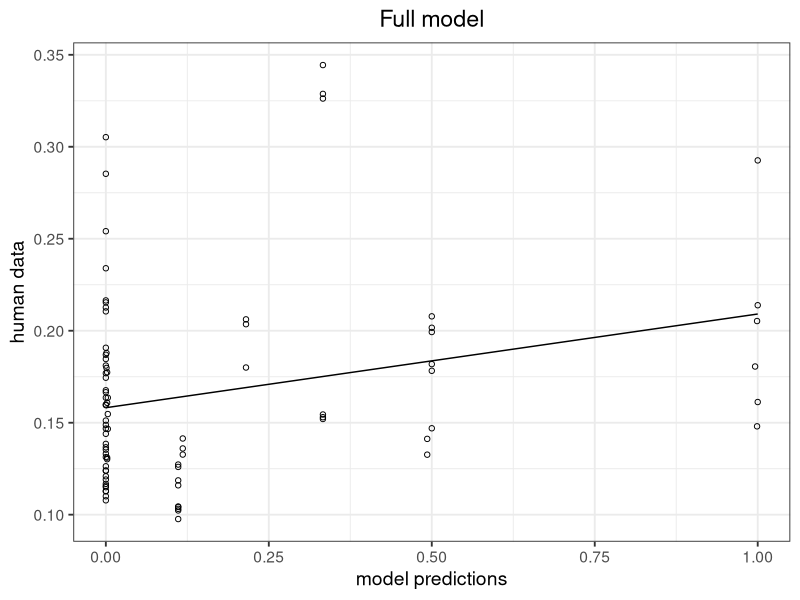
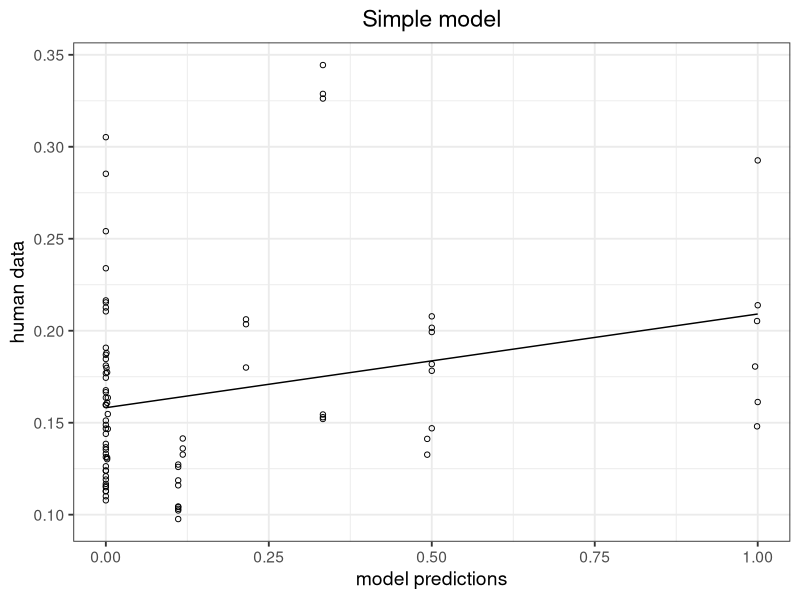
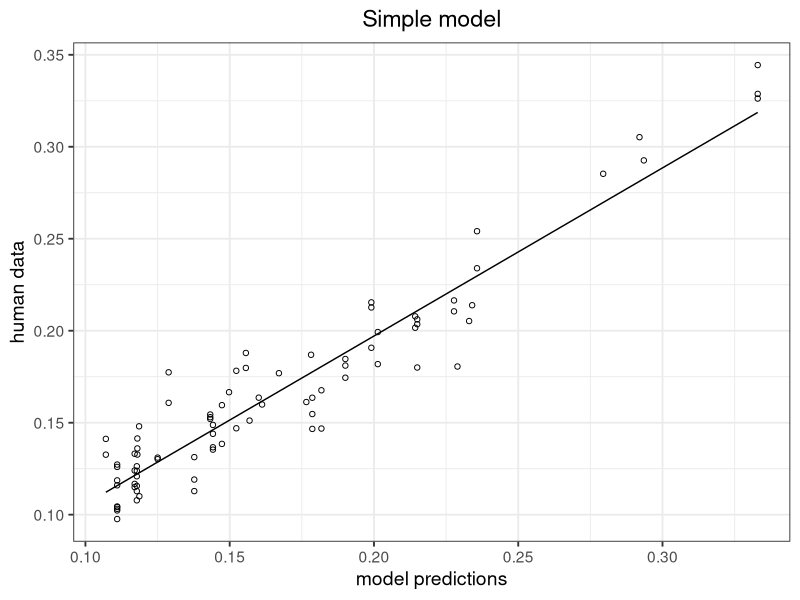
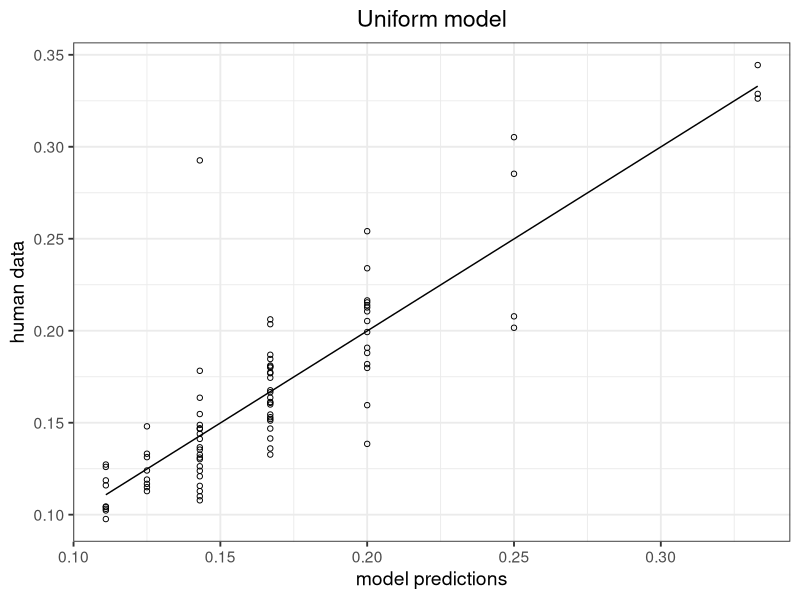
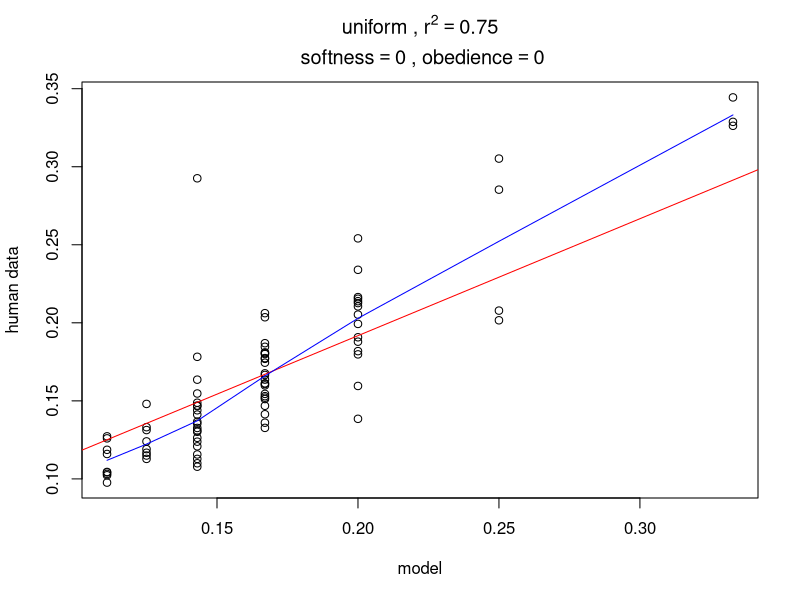
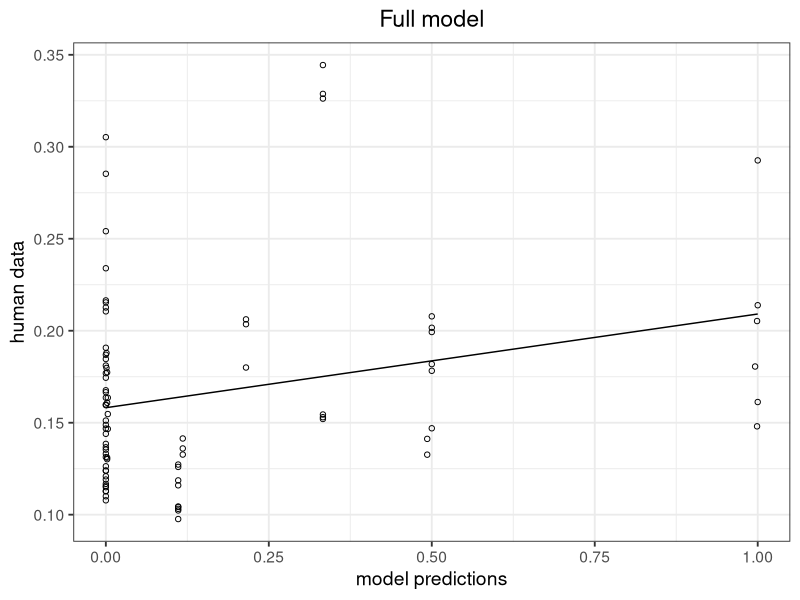
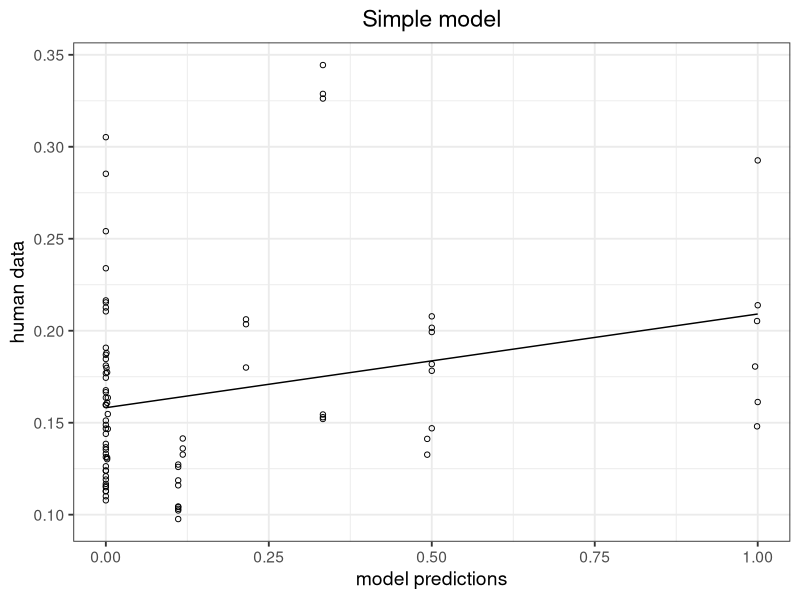
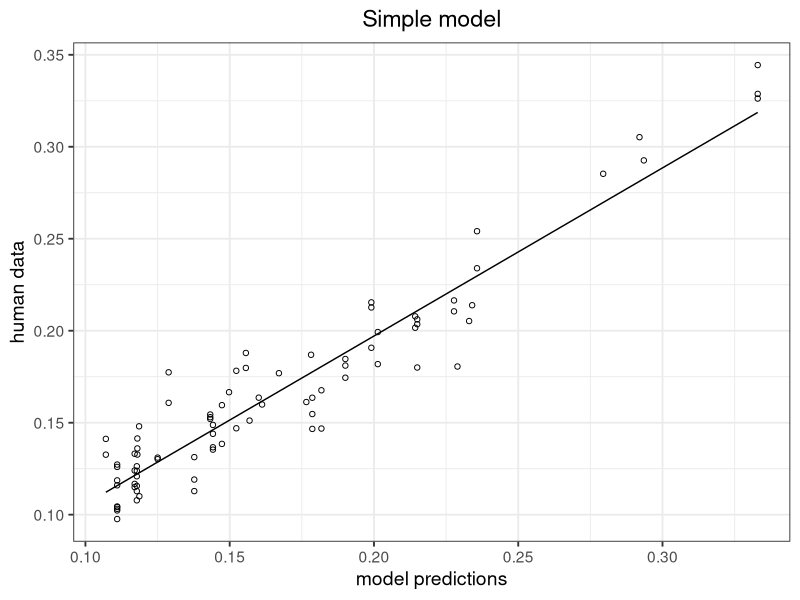

The R script that drew these images, in order:
library("dplyr")
library("ggplot2")

################################################## X 3 Utterance choice ##################################

# Import full csv table

setwd("~/Documents/GitHub/prior_inference/RSA_2019_08/X3_Plots")

full <- read.csv("for_scatterplots_x3_updated.csv")
head(full)

## See what models we have ##

stats <- full %>%
    group_by(softness,obedience, alpha, cross_validated, kl_factor,type, Nr) %>%
    summarise(n_occur = n())
ordered <- stats[order(stats$Nr),] # Sort the summary table
print.data.frame(ordered)

write.csv(ordered, file = "List_of_models_x3.csv")
##########################################################################################################

# Subset data for plotting. Fill in the template

# plotData <- subset(full, softness ==  & obedience ==  & cross_validated == " " & type == "") # for simple models
# plotData <- subset(full, softness ==  & obedience ==  & alpha == & cross_validated == " " & type == "") # for full models

# Softness, obedience, and alpha are numeric
# Cross_validated can be "yes" or "no"
# Type can be "simpleRSA" or "fullRSA" or "uniform"
# Nr is model number in the order they are listed in the scatterplot file. 

##########################################################################################################

### Subsets for figures in the paper. Pick one plotData subset, then run the define variables part
### Then generate the plot either with ggplot or a simple plot

# for m1
plotData <- subset(full, softness == 0 & obedience == 0 & 
                        kl_factor == 1 &
                          cross_validated == "no" & type == "fullRSA" & 
                          alpha == 1) 


r2 <- round((summary(lm(plotData$model~plotData$workerData))$r.squared), digits = 4)
softness <- unique(as.character(plotData$softness))
obedience <- unique(as.character(plotData$obedience))
type <- unique(as.character(plotData$type))
nr <- plotData$Nr[1]


figure <- ggplot(plotData, aes(x = model, y = workerData)) +
  geom_point(shape = 1) +
  stat_smooth(method = "lm",
              col = "black",
              se = FALSE,
              size = .5) +
  theme_bw(base_size = 14) +
  labs(title = "Full model")+
  #  labs(title = bquote(atop
  #                     (.(type) ~"," ~ r^2 == .(r2),
  #                       ~ "softness" == .(softness) ~ "," ~ "obedience" == .(obedience)
  #                     )))+
  ylab("human data")+
  xlab("model predictions") +
  theme(plot.title = element_text(hjust = 0.5))
print(figure)
ggsave(figure, height = 3, width = 3, units = "in", filename = paste("x3_m", nr,".pdf", sep=""))

model <- lm(formula = plotData$model~plotData$workerData)
summary(model)
confint(model)


# for m6
plotData <- subset(full, softness == "individually_opt" & obedience == "individually_opt" & 
                     kl_factor == "individually_opt" &
                     cross_validated == "no" & type == "fullRSA" & 
                     alpha == 1) 

# for m4
plotData <- subset(full, softness == 0 & obedience == "individually_opt" & 
                     kl_factor == "individually_opt" &
                     cross_validated == "no" & type == "fullRSA" & 
                     alpha == 1) 

# for m2
plotData <- subset(full, softness == "individually_opt" & obedience == 0 & 
                     kl_factor == 1 &
                     cross_validated == "no" & type == "fullRSA" & 
                     alpha == 1) 
# for m7
# Shortcut to do subsets. List_of_models_x3.csv says which model is which

plotData <- subset(full, Nr == 7)

r2 <- round((summary(lm(plotData$model~plotData$workerData))$r.squared), digits = 4)
softness <- unique(as.character(plotData$softness))
obedience <- unique(as.character(plotData$obedience))
type <- unique(as.character(plotData$type))
nr <- plotData$Nr[1]


figure <- ggplot(plotData, aes(x = model, y = workerData)) +
  geom_point(shape = 1) +
  stat_smooth(method = "lm",
              col = "black",
              se = FALSE,
              size = .5) +
  theme_bw(base_size = 14) +
  labs(title = "Simple model")+
  #  labs(title = bquote(atop
  #                     (.(type) ~"," ~ r^2 == .(r2),
  #                       ~ "softness" == .(softness) ~ "," ~ "obedience" == .(obedience)
  #                     )))+
  ylab("human data")+
  xlab("model predictions") +
  theme(plot.title = element_text(hjust = 0.5))
print(figure)
ggsave(figure, height = 3, width = 3, units = "in", filename = paste("x3_m", nr,".pdf", sep=""))

model <- lm(formula = plotData$model~plotData$workerData)
summary(model)
confint(model)


# for m9
plotData <- subset(full, Nr == 9) 

# for m10
plotData <- subset(full, Nr == 10)

# for m11 KL individually optimized
plotData <- subset(full, Nr == 11)

r2 <- round((summary(lm(plotData$model~plotData$workerData))$r.squared), digits = 4)
softness <- unique(as.character(plotData$softness))
obedience <- unique(as.character(plotData$obedience))
type <- unique(as.character(plotData$type))
nr <- plotData$Nr[1]


figure <- ggplot(plotData, aes(x = model, y = workerData)) +
  geom_point(shape = 1) +
  stat_smooth(method = "lm",
              col = "black",
              se = FALSE,
              size = .5) +
  theme_bw(base_size = 14) +
  labs(title = "Simple model")+
  #  labs(title = bquote(atop
  #                     (.(type) ~"," ~ r^2 == .(r2),
  #                       ~ "softness" == .(softness) ~ "," ~ "obedience" == .(obedience)
  #                     )))+
  ylab("human data")+
  xlab("model predictions") +
  theme(plot.title = element_text(hjust = 0.5))
print(figure)
ggsave(figure, height = 3, width = 3, units = "in", filename = paste("x3_m", nr,".pdf", sep=""))

model <- lm(formula = plotData$model~plotData$workerData)
summary(model)
confint(model)


# for m9

# for m13
plotData <- subset(full, Nr == 13)

# for m14
plotData <- subset(full, Nr == 14)

plotData <- subset(full, Nr == 15)

plotData <- subset(full, Nr == 20)

r2 <- round((summary(lm(plotData$model~plotData$workerData))$r.squared), digits = 4)
softness <- unique(as.character(plotData$softness))
obedience <- unique(as.character(plotData$obedience))
type <- unique(as.character(plotData$type))
nr <- plotData$Nr[1]


figure <- ggplot(plotData, aes(x = model, y = workerData)) +
  geom_point(shape = 1) +
  stat_smooth(method = "lm",
              col = "black",
              se = FALSE,
              size = .5) +
  theme_bw(base_size = 14) +
  labs(title = "Uniform model")+
  #  labs(title = bquote(atop
  #                     (.(type) ~"," ~ r^2 == .(r2),
  #                       ~ "softness" == .(softness) ~ "," ~ "obedience" == .(obedience)
  #                     )))+
  ylab("human data")+
  xlab("model predictions") +
  theme(plot.title = element_text(hjust = 0.5))
print(figure)
ggsave(figure, height = 3, width = 3, units = "in", filename = paste("x3_m", nr,".pdf", sep=""))

model <- lm(formula = plotData$model~plotData$workerData)
summary(model)
confint(model)


# Define variables to pass to plot title and ggsave

r2 <- round((summary(lm(plotData$model~plotData$workerData))$r.squared), digits = 2)
#ci <- round((confint(lm(plotData$model~plotData$workerData))), digits = 2)
#ci <- ci[c(2,4)]
softness <- unique(as.character(plotData$softness))
obedience <- unique(as.character(plotData$obedience))
type <- unique(as.character(plotData$type))
kl_factor <- unique(as.character(plotData$kl_factor))
nr <- plotData$Nr[1]


## Scatterplot with ggplot2 ##
# Contains a title with parameter values for now ##

figure <- ggplot(plotData, aes(x = model, y = workerData)) +
  geom_point() +
  stat_smooth(method = "lm",
              col = "black",
              se = FALSE,
              size = 1) +
  theme_bw() +
  labs(title = bquote(atop
                     (.(type) ~"," ~ r^2 == .(r2),
                       ~ "softness" == .(softness) ~ "," ~ "obedience" == .(obedience) ~ ","
                       ~ "kappa" == .(kl_factor)
                     )))+
  ylab("human data")+
  xlab("model predictions") +
  theme(plot.title = element_text(hjust = 0.5))
#print(figure)
ggsave(figure, filename = paste("x3_m", nr,".pdf", sep=""),width = 7, height = 7, units = "in")


## Simple plot works a little faster to look up r2 values ##

model <- lm(formula = plotData$model~plotData$workerData)
summary(model)
confint(model)

plot(plotData$model, plotData$workerData, xlab = "model", ylab = "human data")
abline(lm(formula = plotData$model~plotData$workerData), col="red") # regression line (y~x)
lines(lowess(plotData$model,plotData$workerData), col="blue") # lowess line (x,y)

title(main = bquote(atop
      (.(type) ~"," ~ r^2 == .(r2),
        ~ "softness" == .(softness) ~ "," ~ "obedience" == .(obedience)
        )))

#########################################################################################################
